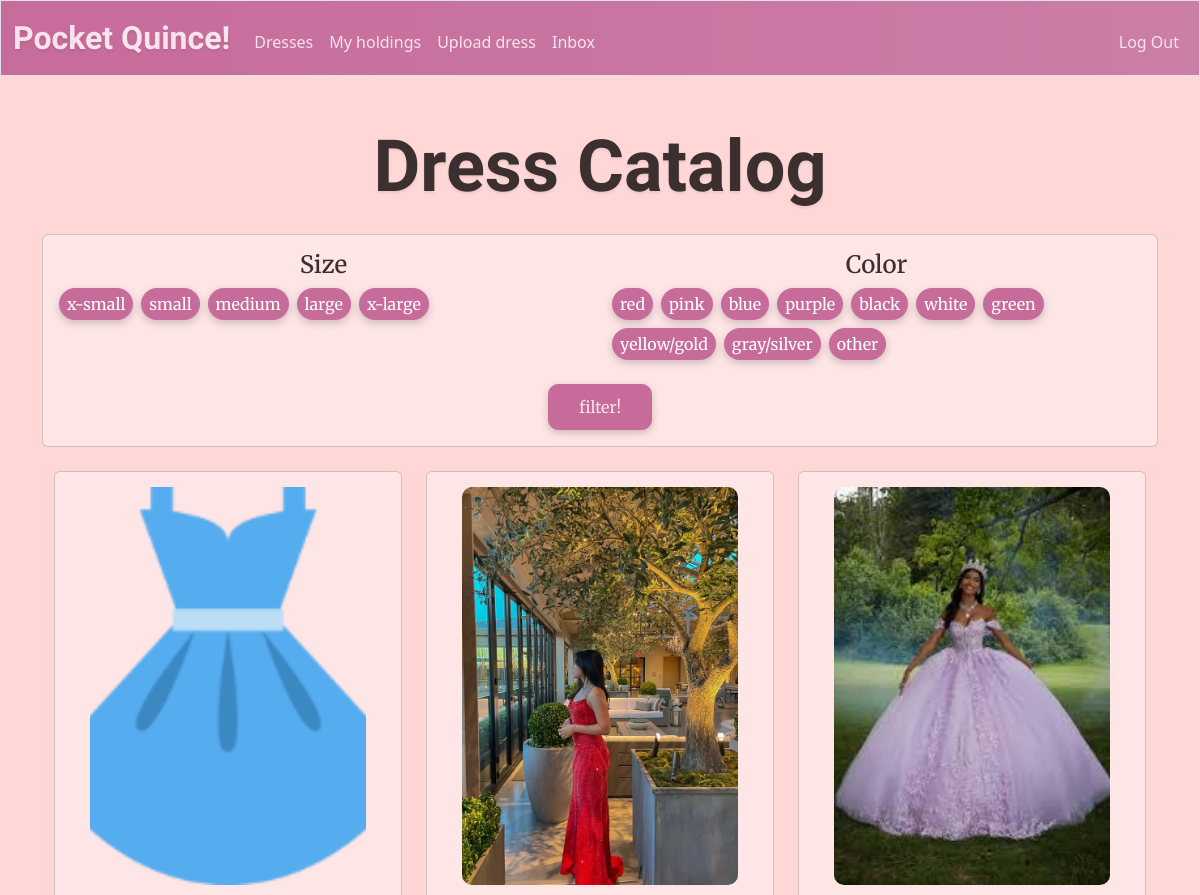
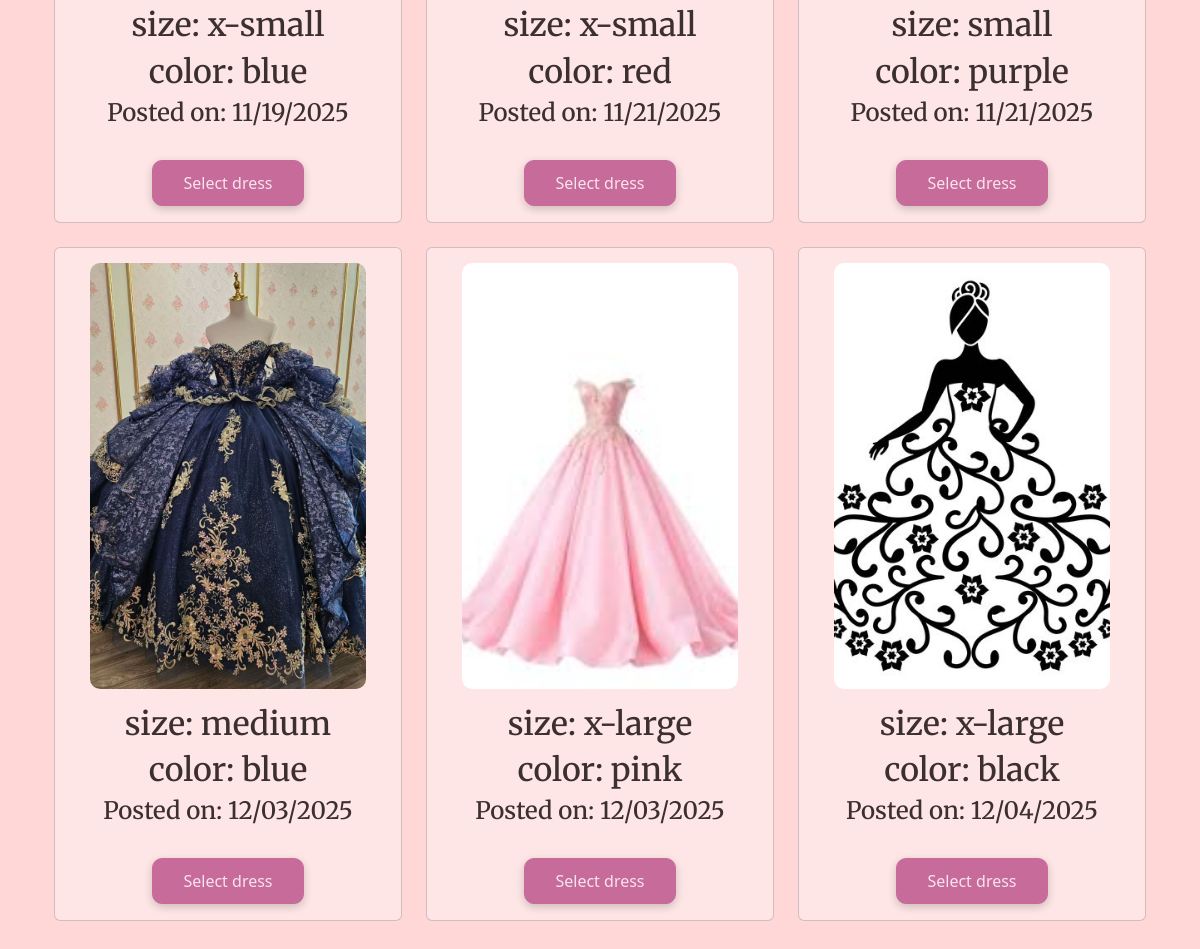
The app's page /catalog (signed in) with its own data (2 pictures, top to bottom).
### tables this page shows
CREATE TABLE dresses (
    id INTEGER PRIMARY KEY AUTOINCREMENT,
    size TEXT NOT NULL,
    color TEXT NOT NULL,
    owner INTEGER NOT NULL,
    image_url TEXT,
    time_posted TEXT NOT NULL DEFAULT CURRENT_TIMESTAMP,
    FOREIGN KEY (owner) REFERENCES users(id)
);

### app.py (the view)
@app.route("/catalog", methods = ["GET"])
@login_required
def catalog():
    sizes = request.args.getlist("size")
    colors = request.args.getlist("color")
    db = get_db()
    catalog = db.execute("SELECT * FROM dresses WHERE id NOT IN ( SELECT dress_id FROM holdings WHERE rent_end IS NULL) AND owner != ?"
    ,( session["user_id"],)).fetchall()
    print("Catalog before filtering:", catalog)
    filtered = []
    for dress in catalog:
        if sizes and dress["size"] not in sizes:
            continue
        if colors and dress["color"] not in colors:
            continue
        filtered.append(dress)
    catalog = filtered
    return render_template("catalog.html", catalog=catalog, formatTime=formatTime)

### app.py (called while the page is built)
def get_db():
    if "db" not in g:
        g.db = sqlite3.connect(DATABASE)
        g.db.row_factory = sqlite3.Row # Enable dictionary-like row access
    return g.db

@app.after_request
def after_request(response):
    response.headers["Cache-Control"] = "no-cache, no-store, must-revalidate"
    response.headers["Expires"] = 0
    response.headers["Pragma"] = "no-cache"
    return response

### help.py (called while the page is built)
def login_required(f):
    @wraps(f)
    def decorated_function(*args, **kwargs):
        if session.get("user_id") is None:
            return redirect("/login")
        return f(*args, **kwargs)
    return decorated_function

def formatTime(value):
    try:
        date = datetime.strptime(value, "%Y-%m-%d %H:%M:%S")
        return date.strftime("%m/%d/%Y")
    except:
        return value #return original value if error occurs

### templates/catalog.html (shortened to what this page needs)
{% extends "layout.html" %}
{% block main %}
    <h1 class = "imperial mb-4">Dress Catalog</h1>
    <form action = "/catalog" method = "get">
        <div class = "card p-3 mb-4">
            <div class = "row">
                <div class = "col-md-6">
                    <h6 class = "filter-title mb-2 body-font">Size</h6>
                    <div class = "d-flex flex-wrap gap-2">
                        {% for size in ["x-small", "small", "medium", "large", "x-large"]%}
                            <label class="btn btn-outline-secondary btn-sm filter-pill body-font" for="{{ size }}">{{ size }}</label>
                        {% endfor %}
                    </div>
                </div>
                <div class = "col-md-6">
                    <h6 class = "filter-title mb-2 body-font">Color</h6>
                    <div class = "d-flex flex-wrap gap-2">
                        {% for color in ["red", "pink", "blue", "purple", "black", "white", "green", "yellow/gold", "gray/silver", "other"] %}
                            <label class="btn btn-outline-secondary btn-sm filter-pill body-font" for="{{ color }}">{{ color }}</label>
                        {% endfor %}
                    </div>
                </div>
            </div>
            <br>
            <div>
                <button class = "btn btn-primary body-font" type="submit">filter!</button>
            </div>
        </div>
    </form>
    {% if catalog|length == 0 %}
        <h3>No dresses match the selected filters. Please try different filters.</h3>
    {% else %}
        <div class="container">
            <div class="row">
                {% for dress in catalog %}
                        <div class = "col-md-4 mb-4">
                            <div class = "card dress-card">
                                <img class = "catalogImage mx-auto d-block" src='{{ dress["image_url"] }}' alt="Dress Image">
                                <div class = "card-body">
                                    <h2 class = "body-font">{{ "size: " + dress["size"] }}</h2>
                                    <h2 class = "body-font">{{ "color: " + dress["color"] }}</h2>
                                    <h4 class = "body-font">{{ "Posted on: " + formatTime(dress["time_posted"]) }}</h4>
                                    <br>
                                    <form action = "/selectDress" method = "post">
                                        <button class="btn btn-primary" type="submit">Select dress</button>
                                    </form>
                                </div>
                            </div>
                        </div>
                {% endfor %}
            </div>
        </div>
    {% endif %}
{% endblock %}

### templates/layout.html (shortened to what this page needs)
<!DOCTYPE html>
<html lang="en">
    <head>
        <link href="https://cdn.jsdelivr.net/npm/bootstrap@5.3.3/dist/css/bootstrap.min.css" rel="stylesheet">
        <link href="{{ url_for('static', filename='style.css') }}" rel="stylesheet">
    </head>
    <body>
        <nav class=" border navbar navbar-expand-md">
            <div class="container-fluid">
                <a id = "navTitle" class="navbar-brand imperial"  href="/"><span>Pocket Quince!</span></a>
                <div class="collapse navbar-collapse" id="navbar">
                    {% if session["user_id"] %}
                        <ul class="navbar-nav me-auto mt-2">
                            <li class="nav-item"><a class="nav-link" href="/catalog">Dresses</a></li>
                            <li class="nav-item"><a class="nav-link" href="/holdings">My holdings</a></li>
                            <li class="nav-item"><a class="nav-link" href="/upload">Upload dress</a></li>
                            <li class="nav-item"><a class="nav-link" href="/messages">Inbox</a></li>
                        </ul>
                        <ul class="navbar-nav ms-auto mt-2">
                            <li class="nav-item"><a class="nav-link" href="/logout">Log Out</a></li>
                        </ul>
                    {% else %}
                        <ul class="navbar-nav ms-auto mt-2">
                            <li class="nav-item"><a class="nav-link" href="/register">Register</a></li>
                            <li class="nav-item"><a class="nav-link" href="/login">Log In</a></li>
                        </ul>
                    {% endif %}
                </div>
            </div>
        </nav>
        <main class="container py-5 text-center">
            {% block main %}{% endblock %}
        </main>
    </body>
</html>

### static/style.css (style rules this page uses)
body { background-color: #FFD7D7; }
.imperial { font-family: 'Imperial Script', cursive; text-shadow: 0px 2px 3px rgba(0,0,0,0.08); font-weight: 700; font-size: 450%; color: #3B2F2F; }
.body-font { font-family: 'Merriweather', serif; color: #3B2F2F }
.btn-primary { background-color: #C76B9B; color: #F9E3EC; border-color: #C76B9B; font-size: 1rem; border-radius: 10px; padding: 10px 30px; box-shadow: 0px 3px 8px rgba(0, 0, 0, 0.2); }
#navTitle { color: #F9E3EC; }
.nav-link { color: #F9E3EC; }
nav .navbar-brand { font-size: xx-large; }
.navbar { background: linear-gradient(to right, #C76B9B, #cb7ea6) }
.filter-title { font-family: "Merriweather", serif; color: #3B2F2F; font-size: 150%; }
.filter-pill { border-radius: 900px; font-size: 100%; background-color: #C76B9B; color: white; border: none; }
.catalogImage { width: 80%; height: 80%; object-fit: cover; object-position: center; border-radius: 10px; }
.dress-card { padding-top: 15px; height: 100% }
.card { background-color: #FFE6E6; }
form label, form button { background-color: #C76B9B; border: 1px #C76B9B; padding: 5px 10px; border-radius: 900px; box-shadow: 0px 3px 8px rgba(0, 0, 0, 0.2); font-size: 0.8rem; height: auto; display: inline-block; width: auto; cursor: pointer; }

### records on screen
dresses: image_url (picture), size "size: x-small", color "color: blue", time_posted "Posted on: 11/19/2025"
dresses: image_url (picture), size "size: x-small", color "color: red", time_posted "Posted on: 11/21/2025"
dresses: image_url (picture), size "size: small", color "color: purple", time_posted "Posted on: 11/21/2025"
dresses: image_url (picture), size "size: medium", color "color: blue", time_posted "Posted on: 12/03/2025"
dresses: image_url (picture), size "size: x-large", color "color: pink", time_posted "Posted on: 12/03/2025"
dresses: image_url (picture), size "size: x-large", color "color: black", time_posted "Posted on: 12/04/2025"

### other values on screen
{{ size }} "x-small" "small" "medium" "large" "x-large"
{{ color }} "red" "pink" "blue" "purple" "black" "white" "green" "yellow/gold" "gray/silver" "other"
